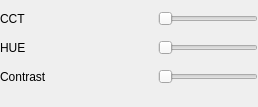
            <widget class="QWidget" name="widget_18" native="true">
             <layout class="QVBoxLayout" name="verticalLayout_11">
              <property name="spacing">
               <number>0</number>
              </property>
              <property name="leftMargin">
               <number>0</number>
              </property>
              <property name="topMargin">
               <number>0</number>
              </property>
              <property name="rightMargin">
               <number>0</number>
              </property>
              <item>
               <widget class="QWidget" name="widget_21" native="true">
                <layout class="QHBoxLayout" name="horizontalLayout_25">
                 <property name="leftMargin">
                  <number>0</number>
                 </property>
                 <property name="rightMargin">
                  <number>0</number>
                 </property>
                 <item>
                  <widget class="QLabel" name="label_20">
                   <property name="text">
                    <string>CCT</string>
                   </property>
                  </widget>
                 </item>
                 <item>
                  <spacer name="horizontalSpacer_17">
                   <property name="orientation">
                    <enum>Qt::Horizontal</enum>
                   </property>
                   <property name="sizeHint" stdset="0">
                    <size>
                     <width>40</width>
                     <height>20</height>
                    </size>
                   </property>
                  </spacer>
                 </item>
                 <item>
                  <widget class="QSlider" name="horizontalSlider_7">
                   <property name="maximumSize">
                    <size>
                     <width>100</width>
                     <height>16777215</height>
                    </size>
                   </property>
                   <property name="orientation">
                    <enum>Qt::Horizontal</enum>
                   </property>
                  </widget>
                 </item>
                </layout>
               </widget>
              </item>
              <item>
               <widget class="QWidget" name="widget_19" native="true">
                <layout class="QHBoxLayout" name="horizontalLayout_26">
                 <property name="leftMargin">
                  <number>0</number>
                 </property>
                 <property name="topMargin">
                  <number>0</number>
                 </property>
                 <property name="rightMargin">
                  <number>0</number>
                 </property>
                 <item>
                  <widget class="QLabel" name="label_21">
                   <property name="text">
                    <string>HUE</string>
                   </property>
                  </widget>
                 </item>
                 <item>
                  <spacer name="horizontalSpacer_18">
                   <property name="orientation">
                    <enum>Qt::Horizontal</enum>
                   </property>
                   <property name="sizeHint" stdset="0">
                    <size>
                     <width>85</width>
                     <height>20</height>
                    </size>
                   </property>
                  </spacer>
                 </item>
                 <item>
                  <widget class="QSlider" name="horizontalSlider_8">
                   <property name="minimumSize">
                    <size>
                     <width>100</width>
                     <height>0</height>
                    </size>
                   </property>
                   <property name="maximumSize">
                    <size>
                     <width>100</width>
                     <height>16777215</height>
                    </size>
                   </property>
                   <property name="orientation">
                    <enum>Qt::Horizontal</enum>
                   </property>
                  </widget>
                 </item>
                </layout>
               </widget>
              </item>
              <item>
               <widget class="QWidget" name="widget_20" native="true">
                <layout class="QHBoxLayout" name="horizontalLayout_27" stretch="1,2,1">
                 <property name="leftMargin">
                  <number>0</number>
                 </property>
                 <property name="topMargin">
                  <number>0</number>
                 </property>
                 <property name="rightMargin">
                  <number>0</number>
                 </property>
                 <item>
                  <widget class="QLabel" name="label_22">
                   <property name="text">
                    <string>Contrast           </string>
                   </property>
                  </widget>
                 </item>
                 <item>
                  <spacer name="horizontalSpacer_19">
                   <property name="orientation">
                    <enum>Qt::Horizontal</enum>
                   </property>
                   <property name="sizeHint" stdset="0">
                    <size>
                     <width>70</width>
                     <height>20</height>
                    </size>
                   </property>
                  </spacer>
                 </item>
                 <item>
                  <widget class="QSlider" name="horizontalSlider_9">
                   <property name="minimumSize">
                    <size>
                     <width>100</width>
                     <height>0</height>
                    </size>
                   </property>
                   <property name="styleSheet">
                    <string notr="true"/>
                   </property>
                   <property name="orientation">
                    <enum>Qt::Horizontal</enum>
                   </property>
                  </widget>
                 </item>
                </layout>
               </widget>
              </item>
             </layout>
            </widget>
